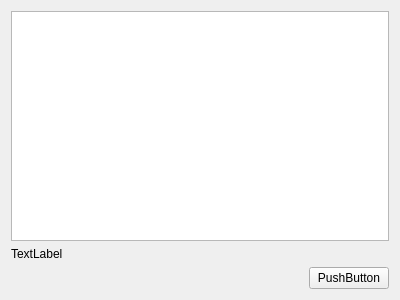
<?xml version="1.0" encoding="UTF-8"?>
<ui version="4.0">
 <class>startupLongErrorPage</class>
 <widget class="StartupLongErrorPage" name="startupLongErrorPage">
  <property name="geometry">
   <rect>
    <x>0</x>
    <y>0</y>
    <width>400</width>
    <height>300</height>
   </rect>
  </property>
  <property name="windowTitle">
   <string>Form</string>
  </property>
  <layout class="QVBoxLayout" name="verticalLayout">
   <item>
    <layout class="QHBoxLayout" name="horizontalLayout">
     <item>
      <widget class="QTextEdit" name="textEdit">
       <property name="autoFormatting">
        <set>QTextEdit::AutoAll</set>
       </property>
       <property name="readOnly">
        <bool>true</bool>
       </property>
       <property name="LPCText" stdset="0">
        <cstring>It looks like you may not be connecting to the Internet through a supported NETGEAR router. Please make sure your computer is connected to your NETGEAR router via a wireless or Ethernet connection and try again. If this problem persists, turn off your router and turn it back on, wait till LEDs are lit, and try again. For further assistance visit http://netgear.opendns.com/support</cstring>
       </property>
      </widget>
     </item>
    </layout>
   </item>
   <item>
    <layout class="QHBoxLayout" name="horizontalLayout_2">
     <item>
      <widget class="QLabel" name="label">
       <property name="text">
        <string>TextLabel</string>
       </property>
       <property name="openExternalLinks">
        <bool>true</bool>
       </property>
       <property name="LPCText" stdset="0">
        <cstring>Learn more about Live Parental Controls</cstring>
       </property>
       <property name="LPCTextURL" stdset="0">
        <cstring>http://netgear.opendns.com/support/switch/windows</cstring>
       </property>
      </widget>
     </item>
    </layout>
   </item>
   <item>
    <layout class="QHBoxLayout" name="horizontalLayout_3">
     <item>
      <spacer name="horizontalSpacer">
       <property name="orientation">
        <enum>Qt::Horizontal</enum>
       </property>
       <property name="sizeHint" stdset="0">
        <size>
         <width>40</width>
         <height>20</height>
        </size>
       </property>
      </spacer>
     </item>
     <item>
      <widget class="QPushButton" name="pushButton">
       <property name="text">
        <string>PushButton</string>
       </property>
       <property name="autoDefault">
        <bool>true</bool>
       </property>
       <property name="LPCText" stdset="0">
        <cstring>Exit</cstring>
       </property>
      </widget>
     </item>
    </layout>
   </item>
  </layout>
 </widget>
 <customwidgets>
  <customwidget>
   <class>StartupLongErrorPage</class>
   <extends>QWidget</extends>
   <header>startuplongerrorpage.h</header>
   <container>1</container>
  </customwidget>
 </customwidgets>
 <resources/>
 <connections>
  <connection>
   <sender>pushButton</sender>
   <signal>clicked()</signal>
   <receiver>startupLongErrorPage</receiver>
   <slot>deactivateUI()</slot>
   <hints>
    <hint type="sourcelabel">
     <x>352</x>
     <y>278</y>
    </hint>
    <hint type="destinationlabel">
     <x>199</x>
     <y>149</y>
    </hint>
   </hints>
  </connection>
 </connections>
</ui>
